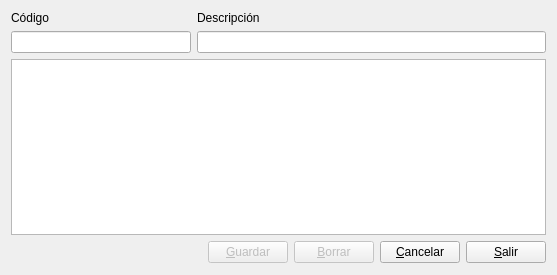
<?xml version="1.0" encoding="UTF-8"?>
<ui version="4.0">
 <class>tipos_automaticos</class>
 <widget class="QDialog" name="tipos_automaticos">
  <property name="geometry">
   <rect>
    <x>0</x>
    <y>0</y>
    <width>557</width>
    <height>275</height>
   </rect>
  </property>
  <property name="windowTitle">
   <string>Edición / alta tipos asientos automáticos</string>
  </property>
  <layout class="QVBoxLayout" name="verticalLayout_3">
   <item>
    <layout class="QHBoxLayout" name="horizontalLayout">
     <item>
      <layout class="QVBoxLayout" name="verticalLayout">
       <item>
        <widget class="QLabel" name="label">
         <property name="text">
          <string>Código</string>
         </property>
        </widget>
       </item>
       <item>
        <widget class="QLineEdit" name="codigolineEdit">
         <property name="minimumSize">
          <size>
           <width>180</width>
           <height>0</height>
          </size>
         </property>
         <property name="maximumSize">
          <size>
           <width>180</width>
           <height>16777215</height>
          </size>
         </property>
        </widget>
       </item>
      </layout>
     </item>
     <item>
      <layout class="QVBoxLayout" name="verticalLayout_2">
       <item>
        <widget class="QLabel" name="label_2">
         <property name="sizePolicy">
          <sizepolicy hsizetype="Expanding" vsizetype="Preferred">
           <horstretch>0</horstretch>
           <verstretch>0</verstretch>
          </sizepolicy>
         </property>
         <property name="text">
          <string>Descripción</string>
         </property>
        </widget>
       </item>
       <item>
        <widget class="QLineEdit" name="descriplineEdit"/>
       </item>
      </layout>
     </item>
    </layout>
   </item>
   <item>
    <widget class="QTableView" name="tabla"/>
   </item>
   <item>
    <layout class="QHBoxLayout" name="horizontalLayout_2">
     <item>
      <spacer name="horizontalSpacer">
       <property name="orientation">
        <enum>Qt::Horizontal</enum>
       </property>
       <property name="sizeHint" stdset="0">
        <size>
         <width>48</width>
         <height>23</height>
        </size>
       </property>
      </spacer>
     </item>
     <item>
      <widget class="QPushButton" name="guardarpushButton">
       <property name="enabled">
        <bool>false</bool>
       </property>
       <property name="text">
        <string>&amp;Guardar</string>
       </property>
       <property name="default">
        <bool>true</bool>
       </property>
      </widget>
     </item>
     <item>
      <widget class="QPushButton" name="borrarpushButton">
       <property name="enabled">
        <bool>false</bool>
       </property>
       <property name="text">
        <string>&amp;Borrar</string>
       </property>
      </widget>
     </item>
     <item>
      <widget class="QPushButton" name="cancelarpushButton">
       <property name="text">
        <string>&amp;Cancelar</string>
       </property>
      </widget>
     </item>
     <item>
      <widget class="QPushButton" name="salirpushButton">
       <property name="text">
        <string>&amp;Salir</string>
       </property>
      </widget>
     </item>
    </layout>
   </item>
  </layout>
 </widget>
 <resources/>
 <connections>
  <connection>
   <sender>salirpushButton</sender>
   <signal>clicked()</signal>
   <receiver>tipos_automaticos</receiver>
   <slot>reject()</slot>
   <hints>
    <hint type="sourcelabel">
     <x>587</x>
     <y>271</y>
    </hint>
    <hint type="destinationlabel">
     <x>643</x>
     <y>231</y>
    </hint>
   </hints>
  </connection>
 </connections>
</ui>
